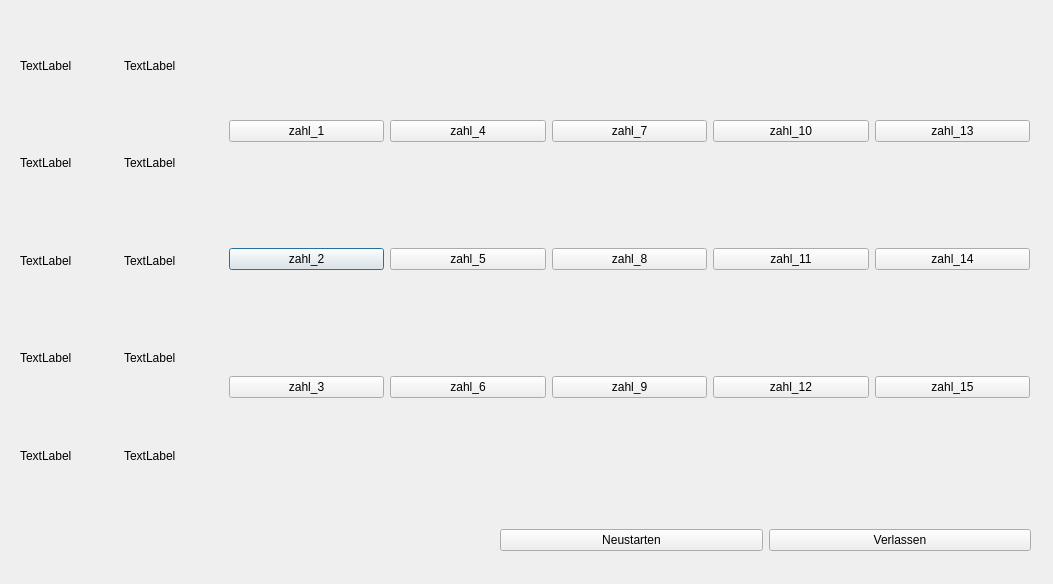
<?xml version="1.0" encoding="UTF-8"?>
<ui version="4.0">
 <class>Dialog</class>
 <widget class="QDialog" name="Dialog">
  <property name="geometry">
   <rect>
    <x>0</x>
    <y>0</y>
    <width>1053</width>
    <height>584</height>
   </rect>
  </property>
  <property name="windowTitle">
   <string>Dialog</string>
  </property>
  <widget class="QWidget" name="gridLayoutWidget">
   <property name="geometry">
    <rect>
     <x>229</x>
     <y>20</y>
     <width>801</width>
     <height>481</height>
    </rect>
   </property>
   <layout class="QGridLayout" name="gridLayout">
    <item row="1" column="0">
     <widget class="QPushButton" name="zahl_2">
      <property name="text">
       <string>zahl_2</string>
      </property>
     </widget>
    </item>
    <item row="2" column="1">
     <widget class="QPushButton" name="zahl_6">
      <property name="text">
       <string>zahl_6</string>
      </property>
     </widget>
    </item>
    <item row="0" column="2">
     <widget class="QPushButton" name="zahl_7">
      <property name="text">
       <string>zahl_7</string>
      </property>
     </widget>
    </item>
    <item row="2" column="0">
     <widget class="QPushButton" name="zahl_3">
      <property name="text">
       <string>zahl_3</string>
      </property>
     </widget>
    </item>
    <item row="1" column="2">
     <widget class="QPushButton" name="zahl_8">
      <property name="text">
       <string>zahl_8</string>
      </property>
     </widget>
    </item>
    <item row="2" column="2">
     <widget class="QPushButton" name="zahl_9">
      <property name="text">
       <string>zahl_9</string>
      </property>
     </widget>
    </item>
    <item row="0" column="1">
     <widget class="QPushButton" name="zahl_4">
      <property name="text">
       <string>zahl_4</string>
      </property>
     </widget>
    </item>
    <item row="1" column="1">
     <widget class="QPushButton" name="zahl_5">
      <property name="text">
       <string>zahl_5</string>
      </property>
     </widget>
    </item>
    <item row="0" column="0">
     <widget class="QPushButton" name="zahl_1">
      <property name="text">
       <string>zahl_1</string>
      </property>
     </widget>
    </item>
    <item row="0" column="3">
     <widget class="QPushButton" name="zahl_10">
      <property name="text">
       <string>zahl_10</string>
      </property>
     </widget>
    </item>
    <item row="2" column="3">
     <widget class="QPushButton" name="zahl_12">
      <property name="text">
       <string>zahl_12</string>
      </property>
     </widget>
    </item>
    <item row="1" column="3">
     <widget class="QPushButton" name="zahl_11">
      <property name="text">
       <string>zahl_11</string>
      </property>
     </widget>
    </item>
    <item row="0" column="4">
     <widget class="QPushButton" name="zahl_13">
      <property name="text">
       <string>zahl_13</string>
      </property>
     </widget>
    </item>
    <item row="1" column="4">
     <widget class="QPushButton" name="zahl_14">
      <property name="text">
       <string>zahl_14</string>
      </property>
     </widget>
    </item>
    <item row="2" column="4">
     <widget class="QPushButton" name="zahl_15">
      <property name="text">
       <string>zahl_15</string>
      </property>
     </widget>
    </item>
   </layout>
  </widget>
  <widget class="QWidget" name="gridLayoutWidget_2">
   <property name="geometry">
    <rect>
     <x>20</x>
     <y>20</y>
     <width>201</width>
     <height>481</height>
    </rect>
   </property>
   <layout class="QGridLayout" name="gridLayout_2">
    <item row="2" column="0">
     <widget class="QLabel" name="label_5">
      <property name="text">
       <string>TextLabel</string>
      </property>
     </widget>
    </item>
    <item row="1" column="0">
     <widget class="QLabel" name="label_3">
      <property name="text">
       <string>TextLabel</string>
      </property>
     </widget>
    </item>
    <item row="0" column="1">
     <widget class="QLabel" name="label_2">
      <property name="text">
       <string>TextLabel</string>
      </property>
     </widget>
    </item>
    <item row="1" column="1">
     <widget class="QLabel" name="label_4">
      <property name="text">
       <string>TextLabel</string>
      </property>
     </widget>
    </item>
    <item row="0" column="0">
     <widget class="QLabel" name="label">
      <property name="text">
       <string>TextLabel</string>
      </property>
     </widget>
    </item>
    <item row="2" column="1">
     <widget class="QLabel" name="label_6">
      <property name="text">
       <string>TextLabel</string>
      </property>
     </widget>
    </item>
    <item row="3" column="0">
     <widget class="QLabel" name="label_7">
      <property name="text">
       <string>TextLabel</string>
      </property>
     </widget>
    </item>
    <item row="4" column="0">
     <widget class="QLabel" name="label_8">
      <property name="text">
       <string>TextLabel</string>
      </property>
     </widget>
    </item>
    <item row="4" column="1">
     <widget class="QLabel" name="label_9">
      <property name="text">
       <string>TextLabel</string>
      </property>
     </widget>
    </item>
    <item row="3" column="1">
     <widget class="QLabel" name="label_10">
      <property name="text">
       <string>TextLabel</string>
      </property>
     </widget>
    </item>
   </layout>
  </widget>
  <widget class="QWidget" name="horizontalLayoutWidget">
   <property name="geometry">
    <rect>
     <x>500</x>
     <y>520</y>
     <width>531</width>
     <height>41</height>
    </rect>
   </property>
   <layout class="QHBoxLayout" name="horizontalLayout">
    <item>
     <widget class="QPushButton" name="neustarten">
      <property name="text">
       <string>Neustarten</string>
      </property>
     </widget>
    </item>
    <item>
     <widget class="QPushButton" name="verlassen">
      <property name="text">
       <string>Verlassen</string>
      </property>
     </widget>
    </item>
   </layout>
  </widget>
 </widget>
 <resources/>
 <connections>
  <connection>
   <sender>verlassen</sender>
   <signal>clicked()</signal>
   <receiver>Dialog</receiver>
   <slot>close()</slot>
   <hints>
    <hint type="sourcelabel">
     <x>899</x>
     <y>539</y>
    </hint>
    <hint type="destinationlabel">
     <x>526</x>
     <y>291</y>
    </hint>
   </hints>
  </connection>
 </connections>
</ui>
